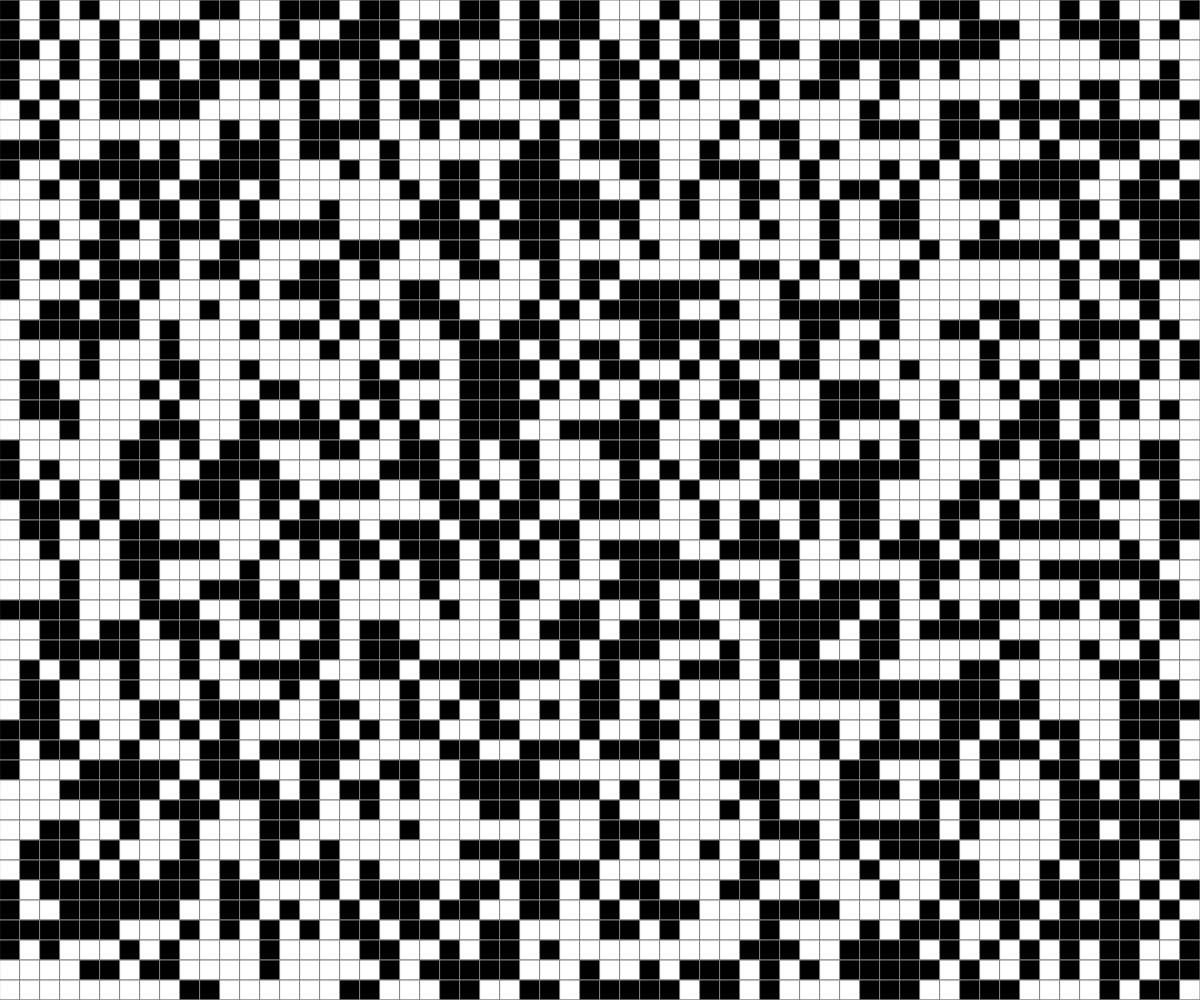
Frame 1 (no input)
Frame 60 (no input): identical to frame 1, image omitted
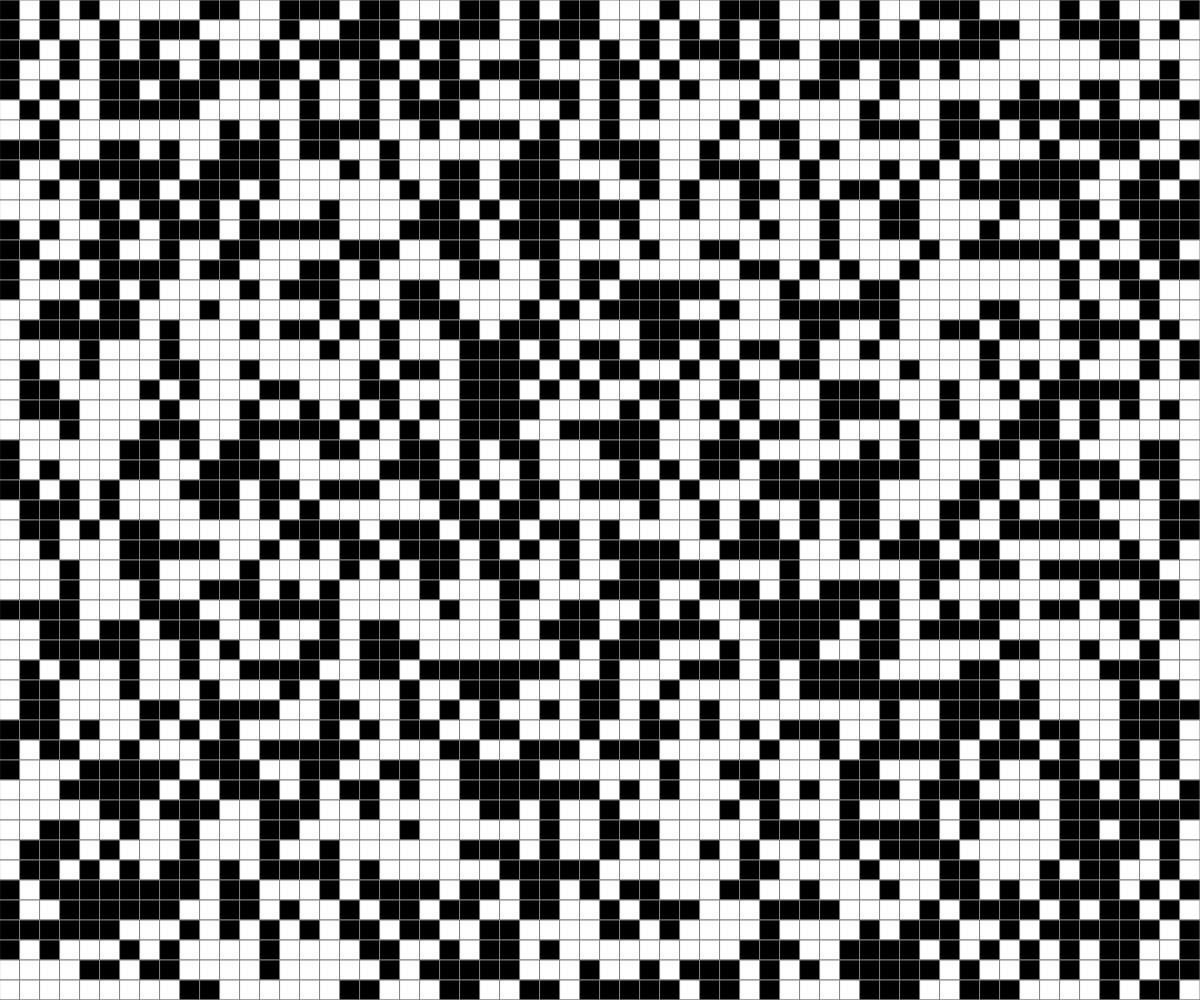
Frame 120 (the mouse pressed at the canvas centre since frame 60)

The p5.js sketch that drew these frames (run headless with seeded random() and noise() and a simulated clock; from frame 60 on, the mouse is pressed at the canvas centre):

// p5.js sketch
// ── sketch.js
// Grid Demo

let gridSize = 60;
let grid;
let nesw = [[0, 1], [1, 0], [0, -1], [-1, 0], [0, 0]];

function setup() {
  createCanvas(windowWidth, windowHeight);
  grid = createRandom2DArray(gridSize, gridSize);
  stroke(128);
}

function draw() {
  background(220);
  displayGrid();
}

function mousePressed() {
  let cellWidth = width/gridSize;
  let cellHeight = width/gridSize;

  let cellX = Math.floor(mouseX/cellWidth);
  let cellY = Math.floor(mouseY/cellWidth);

  for (let move of nesw) {
    let nCellX = cellX + move[0];
    let nCellY = cellY + move[1];
    if (nCellX < gridSize && nCellX >= 0 && nCellY < gridSize && nCellY >= 0) {
      if (grid[nCellY][nCellX] === 1) {
        grid[nCellY][nCellX] = 0;
      }
      else if (grid[nCellY][nCellX] === 0) {
        grid[nCellY][nCellX] = 1;
      }
    }
  }
}
function keyTyped() {
  if (key === 'b') {
    grid = createEmpty2DArray(gridSize, gridSize, 1);
  } else if (key === 'w') {
    grid = createEmpty2DArray(gridSize, gridSize, 0);

  }
  // uncomment to prevent any default behavior
  // return false;
}
function keyPressed() {

  grid = createEmpty2DArray(gridSize, gridSize);
  
}

function displayGrid() {
  let cellWidth = width/gridSize;
  let cellHeight = width/gridSize;

  for (let y=0; y<gridSize; y++) {
    for (let x=0; x<gridSize; x++) {
      if (grid[y][x] === 0) {
        fill("white");
      }
      else if (grid[y][x] === 1) {
        fill("black");
      }
      rect(x*cellWidth, y*cellHeight, cellWidth, cellHeight);
    }
  }
}

function createEmpty2DArray(rows, cols, val) {
  let grid = [];
  for (let y=0; y<rows; y++) {
    grid.push([]);
    for (let x=0; x<cols; x++) {
      grid[y].push(val);
    }
  }
  return grid;
}

function createRandom2DArray(rows, cols) {
  let grid = [];
  for (let y=0; y<rows; y++) {
    grid.push([]);
    for (let x=0; x<cols; x++) {
      if (random(100) < 50) {
        grid[y].push(0);
      }
      else {
        grid[y].push(1);
      }
    }
  }
  return grid;
}
